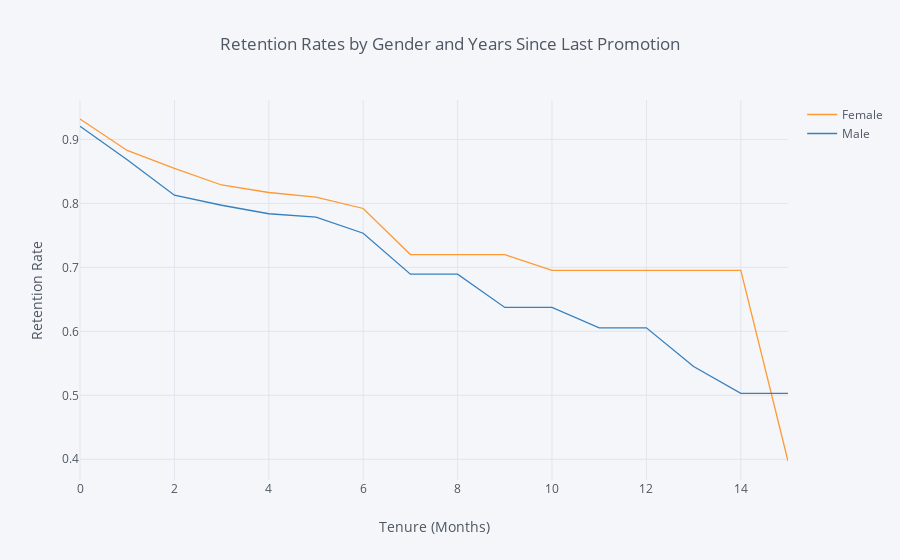

The cell this chart's notebook holds for it:
### Markdown cell above
## 3. Let's look at retention rate by gender from a third perspective - the number of years since the employee's last promotion. Generate and plot a survival curve showing this.

### Code cell
rates3 = survival(data, 'Gender', 'YearsSinceLastPromotion', 'Attrition')

rates3.iplot(kind='line', xTitle='Tenure (Months)', yTitle='Retention Rate',
            title='Retention Rates by Gender and Years Since Last Promotion')

### Figure 1 — Plotly figure (JSON) as saved in the notebook; plotly's stock layout.template omitted (floating-point values rounded to 4 significant figures)
{"data": [{"line": {"color": "rgba(255, 153, 51, 1.0)", "dash": "solid", "shape": "linear", "width": 1.3}, "mode": "lines", "name": "Female", "text": "", "type": "scatter", "uid": "f965f223-2471-45cb-b161-3a441729dc44", "x": [0, 1, 2, 3, 4, 5, 6, 7, 8, 9, 10, 11, 12, 13, 14, 15], "y": [0.932, 0.8828, 0.8547, 0.8288, 0.817, 0.8099, 0.7921, 0.7201, 0.7201, 0.7201, 0.6952, 0.6952, 0.6952, 0.6952, 0.6952, 0.3973]}, {"line": {"color": "rgba(55, 128, 191, 1.0)", "dash": "solid", "shape": "linear", "width": 1.3}, "mode": "lines", "name": "Male", "text": "", "type": "scatter", "uid": "abacb9c0-00a0-4eda-b8a2-1f78d95a88bc", "x": [0, 1, 2, 3, 4, 5, 6, 7, 8, 9, 10, 11, 12, 13, 14, 15], "y": [0.9206, 0.8684, 0.8128, 0.7971, 0.7838, 0.7785, 0.7534, 0.6894, 0.6894, 0.6374, 0.6374, 0.6055, 0.6055, 0.5449, 0.503, 0.503]}], "layout": {"legend": {"bgcolor": "#F5F6F9", "font": {"color": "#4D5663"}}, "paper_bgcolor": "#F5F6F9", "plot_bgcolor": "#F5F6F9", "title": {"font": {"color": "#4D5663"}, "text": "Retention Rates by Gender and Years Since Last Promotion"}, "xaxis": {"gridcolor": "#E1E5ED", "showgrid": true, "tickfont": {"color": "#4D5663"}, "title": {"font": {"color": "#4D5663"}, "text": "Tenure (Months)"}, "zerolinecolor": "#E1E5ED"}, "yaxis": {"gridcolor": "#E1E5ED", "showgrid": true, "tickfont": {"color": "#4D5663"}, "title": {"font": {"color": "#4D5663"}, "text": "Retention Rate"}, "zerolinecolor": "#E1E5ED"}}}
